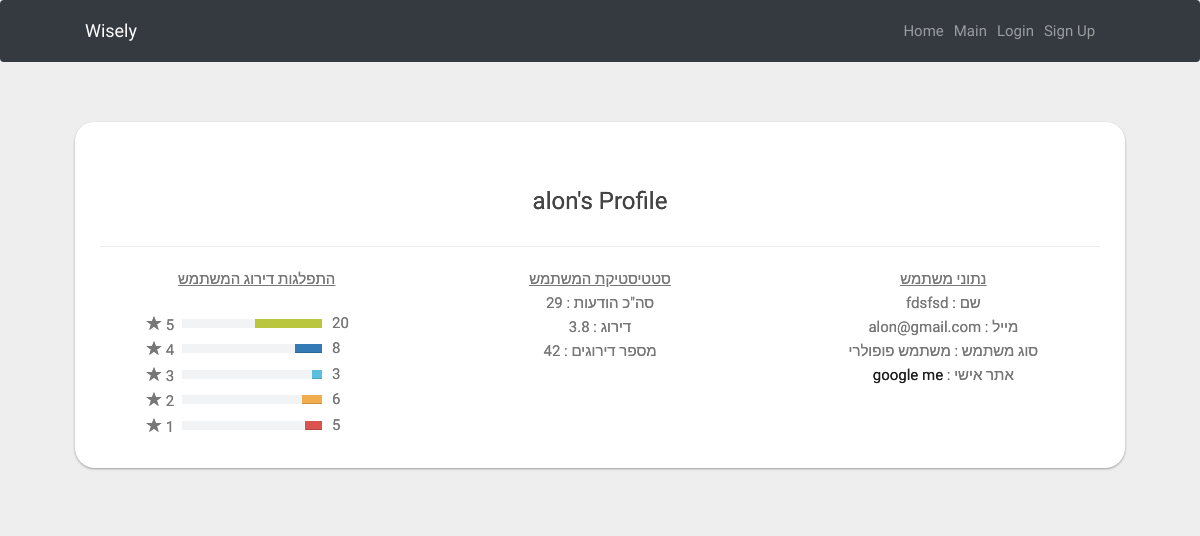
The page /visit_profile.php?visitUser=alon on the database its author committed.
### tables this page shows
CREATE TABLE `users` (
  `username` varchar(20) NOT NULL,
  `password` varchar(150) NOT NULL,
  `fName` varchar(20) NOT NULL,
  `lName` varchar(20) NOT NULL,
  `email` varchar(50) NOT NULL,
  `link` varchar(60) DEFAULT NULL,
  `permission` varchar(10) DEFAULT NULL,
  `pic` varchar(50) DEFAULT NULL,
  `linkName` varchar(50) NOT NULL
);

### includes/user_data_helper.inc.php (called while the page is built, shortened)
<?php
function user_total_comments($user, $connect){
  $count = 0;
  $query = "SELECT COUNT(*) as count FROM tbl_comment WHERE comment_sender_name = '".$user."'";
  $statement = $connect->prepare($query);
  $statement->execute();
  $result = $statement->fetchAll();
  $total_row = $statement->rowCount();
  if($total_row > 0)
  {
   foreach($result as $row)
   {
    $count = $row["count"];
   }
  }
  return $count;
}
function user_total_rating($user, $connect){
  $count = 0;
  $query = "SELECT COUNT(*) as count FROM rating INNER JOIN tbl_comment ON rating.comment_id = tbl_comment.comment_id WHERE comment_sender_name= '".$user."'";
  $statement = $connect->prepare($query);
  $statement->execute();
  $result = $statement->fetchAll();
  $total_row = $statement->rowCount();
  if($total_row > 0)
  {
   foreach($result as $row)
   {
    $count = $row["count"];
   }
  }
  return $count;
}
function user_avg_rating($user, $connect){
  $count = 0;
  $query = "SELECT AVG(rating) as avg FROM rating INNER JOIN tbl_comment ON rating.comment_id = tbl_comment.comment_id WHERE comment_sender_name= '".$user."'";
  $statement = $connect->prepare($query);
  $statement->execute();
  $result = $statement->fetchAll();
  $total_row = $statement->rowCount();
  if($total_row > 0)
  {
   foreach($result as $row)
   {
    $count = $row["avg"];
   }
  }
  return number_format((float)$count, 1, '.', '');
}
function user_color($user, $connect){
  $query = "SELECT permission FROM users WHERE username = '".$user."'";
  $statement = $connect->prepare($query);
  $statement->execute();
  $result = $statement->fetchAll();
  $total_row = $statement->rowCount();
  if(user_total_comments($user, $connect)>=20 && user_total_rating($user, $connect)>=20 && user_avg_rating($user, $connect)>3.75){
    return '#25CA8B';
  }
  else return 'grey';
  }
  function user_type_by_color($color){
    if($color == "#25CA8B")
      return "משתמש פופולרי";
    return "משתמש רשום";
  }
  function getUserRatingDistribution($user,$connect){
    $query = "SELECT rating FROM rating INNER JOIN tbl_comment ON rating.comment_id = tbl_comment.comment_id WHERE comment_sender_name= '".$user."'";
    $statement = $connect->prepare($query);
    $statement->execute();
    $result = $statement->fetchAll();
    return $result;
  }
  function userData($user, $connect){
    $query = "SELECT * FROM users WHERE username= '".$user."'";
    $statement = $connect->prepare($query);
    $statement->execute();
    $result = $statement->fetchAll();
    return $result;
  }

### visit_profile.php (the view, shortened to what this page needs)
<?php
$user="";
if(isset($_GET['visitUser'])){
  $member_name = $_GET['visitUser'];
} else{
  echo "<script>
           window.history.go(-1);
        </script>";
}
require 'includes/dbh.inc.php';
require 'includes/user_data_helper.inc.php';
$connect = new PDO('mysql:host='.$servername.';dbname='.$dBname.'', $dBUname, $dBPassword);
$userData = userData($member_name, $connect);
$name ='';
$email ='';
$websiteLInk='';
$WebsiteName ='';
foreach ($userData as $uData) {
  $name =$uData['fName'];
  $email =$uData['email'];
  $websiteLInk=$uData['link'];
  $WebsiteName =$uData['linkName'];
}
$userColor = user_color($member_name, $connect);
$userType = user_type_by_color($userColor);
$itemRating = getUserRatingDistribution($member_name,$connect);
$ratingNumber = 0;
$count = 0;
$fiveStarRating = 0;
$fourStarRating = 0;
$threeStarRating = 0;
$twoStarRating = 0;
$oneStarRating = 0;
foreach($itemRating as $rate){
  $ratingNumber+= $rate['rating'];
  $count += 1;
  if($rate['rating'] == 5) {
    $fiveStarRating +=1;
  } else if($rate['rating'] == 4) {
    $fourStarRating +=1;
  } else if($rate['rating'] == 3) {
    $threeStarRating +=1;
  } else if($rate['rating'] == 2) {
    $twoStarRating +=1;
  } else if($rate['rating'] == 1) {
    $oneStarRating +=1;
  }
}
$average = 0;
if($ratingNumber && $count) {
  $average = $ratingNumber/$count;
}
$fiveStarRatingPercent=0;
$fourStarRatingPercent=0;
$threeStarRatingPercent=0;
$oneStarRatingPercent=0;
if($count != 0){
$fiveStarRatingPercent = round(($fiveStarRating/$count)*100);
$fiveStarRatingPercent = !empty($fiveStarRatingPercent)?$fiveStarRatingPercent.'%':'0%';
$fourStarRatingPercent = round(($fourStarRating/$count)*100);
$fourStarRatingPercent = !empty($fourStarRatingPercent)?$fourStarRatingPercent.'%':'0%';
$threeStarRatingPercent = round(($threeStarRating/$count)*100);
$threeStarRatingPercent = !empty($threeStarRatingPercent)?$threeStarRatingPercent.'%':'0%';
$twoStarRatingPercent = round(($twoStarRating/$count)*100);
$twoStarRatingPercent = !empty($twoStarRatingPercent)?$twoStarRatingPercent.'%':'0%';
$oneStarRatingPercent = round(($oneStarRating/$count)*100);
$oneStarRatingPercent = !empty($oneStarRatingPercent)?$oneStarRatingPercent.'%':'0%';
}
 ?>
<!DOCTYPE html>
<html style="background-color:#EEEEEE;">
 <head>
  <link rel="stylesheet" href="https://maxcdn.bootstrapcdn.com/bootstrap/3.3.6/css/bootstrap.min.css" />
    <link rel="stylesheet" href="https://stackpath.bootstrapcdn.com/bootstrap/4.3.1/css/bootstrap.min.css">
    <link rel="stylesheet" href="css/bootstrap.min.css">
    <link rel="stylesheet" href="css/style.css">
    <link rel="stylesheet" href="css/colors.css">
    <link rel="stylesheet" href="css/versions.css">
    <link rel="stylesheet" href="css/responsive.css">
    <link rel="stylesheet" href="css/custom.css">
    <link href="css/tabs2.css" rel="stylesheet">
</head>
 <body style="background-color:#EEEEEE;min-height: auto;
 position: relative;">
 <nav class="navbar navbar-expand-lg navbar-dark bg-dark fixed-top">
   <div class="container">
     <a class="navbar-brand" href="index.php">Wisely</a>
     <div class="collapse navbar-collapse" id="navbarResponsive">
       <ul class="navbar-nav ml-auto" style="float:right;">
         <li class="nav-item">
           <a class="nav-link" href="index.php">Home
           </a>
         </li>
         <li class="nav-item">
           <a class="nav-link" href="stages/general.php">Main</a>
         </li>
         <li class="nav-item">
       <?php if( (!isset($_SESSION['user'])) || ($_SESSION['user'] == "") ){
                 echo "
                 <a class='nav-link' href='login.html'>Login</a>
                 </li>
                   <li class='nav-item'>
                 <a class='nav-link' href='signUp.html'>Sign Up</a>
                 </li>
                 ";
               }
        ?>
       </ul>
     </div>
   </div>
 </nav>
   <div class="container">
       <div class="tab-wrap" >
         <label for="tab1"><?php if(strtolower($user) == $member_name || strtolower($user) == "admin") echo "הצגת פרופיל" ;?></label>
         <div class="tab__content" >
           <p class="lead" dir="rtl" align="right">
              <h1 align="center"><?php echo $member_name."'s Profile"; ?></h1>
              <hr>
                <div class="row" dir="rtl">
                  <div class="col-md">
                    <p align="center" dir="rtl"><u> נתוני משתמש </u>
                      <br>
                       שם : <?php echo $name; ?>
                      <br>
                       מייל : <?php echo $email; ?>
                      <br>
                      סוג משתמש : <?php echo $userType; ?>
                      <br>
                       <?php
                       if ($userType == "משתמש פופולרי"){
                         echo 'אתר אישי : '.'<a href="'.$websiteLInk.'" target="_blank">'.$WebsiteName.'</a>';
                       }
                      ?>
                    </p>
                  </div>
                  <div class="col-md">
                    <p align="center" dir="rtl"><u>סטטיסטיקת המשתמש</u>
                      <br>
                       סה"כ הודעות : <?php echo user_total_comments($member_name,$connect); ?>
                      <br>
                       דירוג : <?php echo number_format((float)$average, 1, '.', ''); ?>
                      <br>
                      מספר דירוגים : <?php echo $count; ?>
                    </p>
                  </div>
                  <div class="col-md">
                    <p align="center" dir="rtl"><u>התפלגות דירוג המשתמש</u>
                      <div style="margin-left:15%;">
                      <div class="pull-left">
              					<div class="pull-left" style="width:35px; line-height:1;">
              						<div style="height:9px; margin:5px 0;">5 <span class="glyphicon glyphicon-star"></span></div>
              					</div>
              					<div class="pull-left" style="width:140px;">
              						<div class="progress" style="height:9px; margin:8px 0;">
              						  <div class="progress-bar progress-bar-success" role="progressbar" aria-valuenow="5" aria-valuemin="0" aria-valuemax="5" style="width: <?php echo $fiveStarRatingPercent; ?>">
              						  </div>
              						</div>
              					</div>
              					<div class="pull-right" style="margin-left:10px;"><?php echo $fiveStarRating; ?></div>
              				</div>
              				<div class="pull-left">
              					<div class="pull-left" style="width:35px; line-height:1;">
              						<div style="height:9px; margin:5px 0;">4 <span class="glyphicon glyphicon-star"></span></div>
              					</div>
              					<div class="pull-left" style="width:140px;">
              						<div class="progress" style="height:9px; margin:8px 0;">
              						  <div class="progress-bar progress-bar-primary" role="progressbar" aria-valuenow="4" aria-valuemin="0" aria-valuemax="5" style="width: <?php echo $fourStarRatingPercent; ?>">
              						  </div>
              						</div>
              					</div>
              					<div class="pull-right" style="margin-left:10px;"><?php echo $fourStarRating; ?></div>
              				</div>
              				<div class="pull-left">
              					<div class="pull-left" style="width:35px; line-height:1;">
              						<div style="height:9px; margin:5px 0;">3 <span class="glyphicon glyphicon-star"></span></div>
              					</div>
              					<div class="pull-left" style="width:140px;">
              						<div class="progress" style="height:9px; margin:8px 0;">
              						  <div class="progress-bar progress-bar-info" role="progressbar" aria-valuenow="3" aria-valuemin="0" aria-valuemax="5" style="width: <?php echo $threeStarRatingPercent; ?>">
              						  </div>
              						</div>
              					</div>
              					<div class="pull-right" style="margin-left:10px;"><?php echo $threeStarRating; ?></div>
              				</div>
              				<div class="pull-left">
              					<div class="pull-left" style="width:35px; line-height:1;">
              						<div style="height:9px; margin:5px 0;">2 <span class="glyphicon glyphicon-star"></span></div>
              					</div>
              					<div class="pull-left" style="width:140px;">
              						<div class="progress" style="height:9px; margin:8px 0;">
              						  <div class="progress-bar progress-bar-warning" role="progressbar" aria-valuenow="2" aria-valuemin="0" aria-valuemax="5" style="width: <?php echo $twoStarRatingPercent; ?>">
              						  </div>
              						</div>
              					</div>
              					<div class="pull-right" style="margin-left:10px;"><?php echo $twoStarRating; ?></div>
              				</div>
              				<div class="pull-left">
              					<div class="pull-left" style="width:35px; line-height:1;">
              						<div style="height:9px; margin:5px 0;">1 <span class="glyphicon glyphicon-star"></span></div>
              					</div>
              					<div class="pull-left" style="width:140px;">
              						<div class="progress" style="height:9px; margin:8px 0;">
              						  <div class="progress-bar progress-bar-danger" role="progressbar" aria-valuenow="1" aria-valuemin="0" aria-valuemax="5" style="width: <?php echo $oneStarRatingPercent; ?>">
              						  </div>
              						</div>
              					</div>
              					<div class="pull-right" style="margin-left:10px;"><?php echo $oneStarRating; ?></div>
              				</div>
                    </div>
                    </p>
                  </div>
            </div>
            </p>
         </div>
         </div>
       </div>
 </body>
</html>

### css/style.css (style rules this page uses)
body { color: #999; font-size: 15px; font-family: 'Ubuntu', sans-serif; line-height: 1.7; }
a { color: #1f1f1f; text-decoration: none !important; outline: none !important; -webkit-transition: all .3s ease-in-out; -moz-transition: all .3s ease-in-out; -ms-transition: all .3s ease-in-out; -o-transition: all .3s ease-in-out; transition: all .3s ease-in-out; }
h1, h2, h3, h4, h5, h6 { letter-spacing: 0; font-weight: normal; position: relative; padding: 0 0 10px 0; font-weight: normal; line-height: 120% !important; color: #121212; margin: 0 }
h1 { font-size: 24px }
a { color: #1f1f1f; text-decoration: none; outline: none; }
a, .btn { text-decoration: none !important; outline: none !important; -webkit-transition: all .3s ease-in-out; -moz-transition: all .3s ease-in-out; -ms-transition: all .3s ease-in-out; -o-transition: all .3s ease-in-out; transition: all .3s ease-in-out; }
.lead { font-size: 18px; line-height: 30px; color: #767676; margin: 0; padding: 0; }
ul, li, ol { margin: 0px; padding: 0px; list-style: none; }
.navbar-nav li { position: relative; }
.progress-bar-success { background: #bac63e; box-shadow: none; }
.progress { background-color: #f2f3f5; border-radius: 0; box-shadow: none; height: 5px; margin-bottom: 20px; overflow: hidden; }

### css/responsive.css (style rules this page uses)
@media (max-width: 1200px) { .container { width: 90%; } }

### css/tabs2.css (style rules this page uses)
.tab-wrap { -webkit-transition: 0.3s box-shadow ease; transition: 0.3s box-shadow ease; border-radius: 20px 20px 20px 20px; max-width: 100%; display: -webkit-box; display: -webkit-flex; display: -ms-flexbox; display: flex; -webkit-flex-wrap: wrap; -ms-flex-wrap: wrap; flex-wrap: wrap; position: relative; list-style: none; background-color: #fff; margin: 40px 0; box-shadow: 0 1px 3px rgba(0, 0, 0, 0.12), 0 1px 2px rgba(0, 0, 0, 0.24); }
.tab:checked:nth-of-type(1) ~ .tab__content:nth-of-type(1) { opacity: 1; -webkit-transition: 0.5s opacity ease-in, 0.2s transform ease; transition: 0.5s opacity ease-in, 0.2s transform ease; position: relative; top: 0; z-index: 100; -webkit-transform: translateY(0px); transform: translateY(0px); text-shadow: 0 0 0; }
.tab:checked + label { background-color: #fff; box-shadow: 0 -1px 0 #fff inset; cursor: default; }
.tab + label { width:100%; box-shadow: 0 -1px 0 #eee inset; border-radius: 20px 20px 0px 0px; cursor: pointer; display: block; text-decoration: none; color: #333; -webkit-box-flex: 3; -webkit-flex-grow: 3; -ms-flex-positive: 3; flex-grow: 3; text-align: center; border-left: 1px solid white; border-right: 1px solid white; background-color: #9CB9CD;3C8498 -webkit-user-select: none; -moz-user-select: none; -ms-user-select: none; user-select: none; text-align: center; -webkit-transition: 0.3s background-color ease, 0.3s box-shadow ease; transition: 0.3s background-color ease, 0.3s box-shadow ease; height: 50px; box-sizing: border-box; padding: 15px; }
@media (min-width:768px) { .tab + label { width:auto; } }
.tab__content { padding: 10px 25px; background-color: transparent; position: absolute; width: 100%; z-index: -1; opacity: 0; left: 0; -webkit-transform: translateY(-3px); transform: translateY(-3px); border-radius: 6px; }
*, *:before, *:after { -webkit-box-sizing: border-box; -moz-box-sizing: border-box; box-sizing: border-box; }
body { font-family: 'Maven Pro', sans-serif; background-color: #e7e7e7; color: #777; min-width:350px; }
h1, h2 { margin: 0; color: #444; text-align: center; }
p { line-height: 1.6; margin-bottom: 20px; }
.container { max-width:1150px; margin:0 auto; }

### rows shown on the page
users: fName "fdsfsd", email "alon@gmail.com", linkName "google me"

### other values the page prints
$member_name "alon"
$userType "משתמש פופולרי"
user_total_comments($member_name,$connect) "29"
$average "3.8"
$count "42"
$fiveStarRating "20"
$fourStarRating "8"
$threeStarRating "3"
$twoStarRating "6"
$oneStarRating "5"
